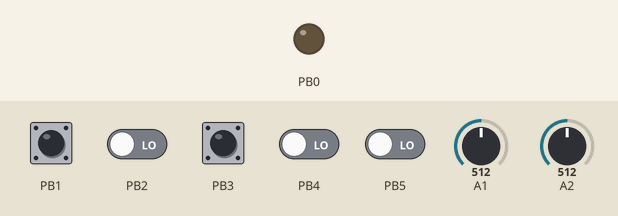
This sketch was run on a simulated ATtiny85, built with avr-gcc and run on an emulated ATtiny85. Shown: output pins drawn as LEDs (lit = HIGH). The test bench sets the inputs (shaded band); at power-on: PB1, PB3 HIGH, PB2, PB4, PB5 LOW, A2 = 512, A1 = 512.

Above: at 0.8 s.
0.9 s: A2 set to 0
At 1.97 s:
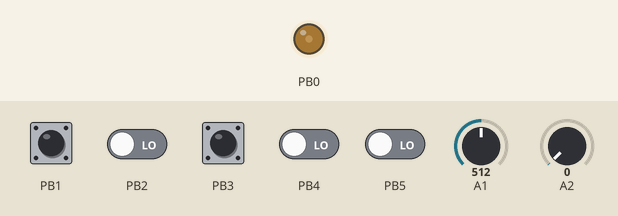
3.9 s: PB3 pulled LOW for 0.15 s
5.6 s: PB3 pulled LOW for 0.15 s
At 6.03 s:
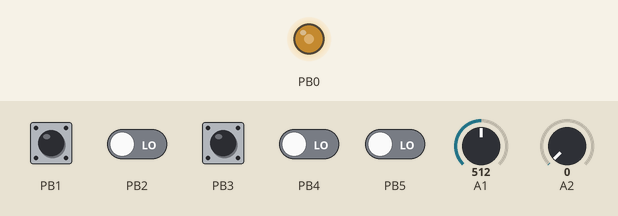
Timing chart, 0 to 6.8 s (numbered marks = the images above; inputs shaded):
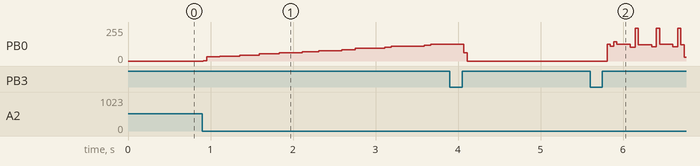

The sketch:

_8bitLoveTape2.ino
```cpp
#include <avr/io.h>
#include <util/delay.h>
#include <avr/interrupt.h>
#include <avr/pgmspace.h>

/*
 LOVE TAPE V2

         ##          ##
           ##      ##
         ##############
       ####  ######  ####
     ######################
     ##  ##############  ##
     ##  ##          ##  ##
           ####  ####


           // ATMEL ATTINY85 / ARDUINO

                          +-\/-+
      Reset A0 (D 5) PB5 1|    |8  Vcc
       btn1 A3 (D 3) PB3 2|    |7  PB2 (D 2) A1 Pot2
 Pot1  A2 pwm4 (D 4) PB4 3|    |6  PB1 (D 1) pwm1 btn2
                     GND 4|    |5  PB0 (D 0) pwm0 audio-out
                          +----+
*/


#define SONGS_COUNT 9

volatile unsigned long t; // long
volatile unsigned long u; // long
volatile uint8_t snd; // 0...255

volatile uint8_t pot1; // 0...255
volatile uint8_t pot2; // 0...255
volatile uint8_t pot3; // 0...255

volatile uint8_t songs = 0;

volatile uint8_t btn1_previous = 1;
volatile uint8_t btn2_previous = 1;

//ADMUX ADC

volatile uint8_t adc1 = _BV(ADLAR) | _BV(MUX0); //PB2-ADC1 pot1
volatile uint8_t adc2 = _BV(ADLAR) | _BV(MUX1); //PB4-ADC2 pot2
volatile uint8_t adc3 = _BV(ADLAR) | _BV(MUX0) | _BV(MUX1); //PB3-ADC3 pot3

#define ENTER_CRIT()    {byte volatile saved_sreg = SREG; cli()
#define LEAVE_CRIT()    SREG = saved_sreg;}

#define true 1
#define false 0

//button state
#define BUTTON_NORMAL 0
#define BUTTON_PRESS 1
#define BUTTON_RELEASE 2
#define BUTTON_HOLD 3

//button 1 timer
uint8_t button_timer_enabled = false;
unsigned int button_timer = 0;
unsigned int button_last_pressed = 0;


//loop mode on button 1 hold
uint8_t start_loop = false;
unsigned int loop_timer = 0;
unsigned int loop_max = 0;
unsigned int hold_timer = 0;


void adc_init()
{
    ADCSRA |= _BV(ADIE); //adc interrupt enable
    ADCSRA |= _BV(ADEN); //adc enable
    ADCSRA |= _BV(ADATE); //auto trigger
    ADCSRA |= _BV(ADPS0) | _BV(ADPS1) | _BV(ADPS2); //prescale 128
    ADMUX  = adc1;
    ADCSRB = 0;
}

void adc_start()
{
    ADCSRA |= _BV(ADSC); //start adc conversion
}

void timer_init()
{
    //PWM SOUND OUTPUT
    TCCR0A |= (1<<WGM00)|(1<<WGM01); //Fast pwm
    //TCCR0A |= (1<<WGM00) ; //Phase correct pwm
    TCCR0A |= (1<<COM0A1); //Clear OC0A/OC0B on Compare Match when up-counting.
    TCCR0B |= (1<<CS00);//no prescale //là on peux changer la fréquence!!! CS01 > CS02

    //TIMER1 SOUND GENERATOR @ 44100hz
    //babygnusb attiny85 clock frequency = 16.5 Mhz

    //TIMER SETUP
    TCCR1 |= _BV(CTC1); //clear timer on compare
    TIMSK |= _BV(OCIE1A); //activate compare interruppt
    TCNT1 = 0; //init count

    //TIMER FREQUENCY
    //TCCR1 |= _BV(CS10); // prescale 1
    //TCCR1 |= _BV(CS11); // prescale 2
    TCCR1 |= _BV(CS10)|_BV(CS12); // prescale 16
    //TCCR1 |= _BV(CS11)|_BV(CS12); // prescale 32
    //TCCR1 |= _BV(CS10)|_BV(CS11)|_BV(CS12); // prescale 64
    //TCCR1 |= _BV(CS13); // prescale 128
    //TCCR1 |= _BV(CS10) | _BV(CS13); // prescale 256

    //SAMPLE RATE
    OCR1C = 62; // (16500000/16)/8000 = 128
   // OCR1C = 45; // (16500000/16)/11025 = 93
    //OCR1C = 22; // (16500000/16)/22050 = 46
    //OCR1C = 23; // (16500000/16)/44100 = 23

    // babygnusb led pin
    DDRB |= (1<<PB0); //pin connected to led

}


void button_init()
{
    //button is pb1 and pb3
    DDRB &= ~(1<<PB1|1<<PB3); //set to input
    PORTB |= (1<<PB1|1<<PB3); //pin btn
}


int button_is_pressed(uint8_t button_pin, uint8_t button_bit)
{
    /* the button is pressed when BUTTON_BIT is clear */
    if (!bit_is_clear(button_pin, button_bit))
    {
        //_delay_ms(25);
        if (!bit_is_clear(button_pin, button_bit)) return 1;
    }

    return 0;
}

void disable_button_timer()
{
    button_timer_enabled = false;
    button_timer = 0;
}

void enable_button_timer()
{
    button_timer_enabled = true;
    button_timer = 0;
}

int main(void)
{
    timer_init();// initialize timer & Pwm
    adc_init(); //init adc
    button_init();
    sei(); //enable global interrupt
    adc_start(); //start adc conversion

    // run forever

    while(1)
    {
        /*
        uint8_t btn1_now = button_is_pressed(PINB, PB1);
        if ( btn1_previous != btn1_now && btn1_now == 1 ) {
            songs++;
            if (songs > 3) songs = 0;
            btn1_previous = btn1_now;
        }else{
            btn1_previous = btn1_now;
        }
        */
        switch (songs)
        {
            case 0:
            //snd = (t*(((t/10|0)^(t/10|0)-1280)%11)/2&127)+(t*(((t/640|0)^(t/640|0)-2)%13)/2&127);
            snd = (t*(5+(pot1/5))&t>>7)|(t*3&t>>(10-(pot2/5))); //balade
            //snd =  (t*(t>>(pot1*(15/255))|t>>8))>>(t>>16+pot2);
            break;

            case 1:
            snd = (t>>7|t|t>>6)*(pot1/2)+4*(t&t>>13|t>>(pot2/2)); //poumpoum
            break;

            case 2:
            snd = (t*9&t>>4|t*5&t>>(7+(pot1/2))|t*3&t/(1024-(pot2/2)))-1;// tatutidam
            break;

            case 3:
            snd = (t>>6|t|t>>(t>>(16-(pot1/2))))*10+((t>>11)&(7+(pot2/2))); //marche
            break;

            case 4:
            snd = t>>(pot1/5)|t&((t>>5)/(t>>7-(t>>(pot2/10)&-t>>7-(t>>15)))); //petit prout
            break;

            case 5:
            snd = t|t%pot1|t%pot2; //drone synth
            break;

            case 6:
            snd = t*((pot1>>12|t>>8)&pot2&t>>4); //tchou tchou tatata
            break;

            case 7:
            snd = t*(t>>(9+(pot1/2))|t>>13)&(pot2/2); //ring gling
            break;

            case 8:
            snd = t*(((t>>9)^((t>>9)-(1+(pot1/2)))^1)%(13+(pot2/2))); //andalou
            break;

            case 9:
            snd = t*((pot1>>12|t>>8)&pot2&t>>4); //tchou tchou tatata
            break;

        }

    }
    return 0;
}

ISR(TIMER1_COMPA_vect)
{

    uint8_t btn1_now = button_is_pressed(PINB, PB1);
    uint8_t btn2_now = button_is_pressed(PINB, PB3);

    uint8_t button1_state = 0;
    uint8_t button2_state = 0;

    //button state

    //  button 1
    if ( btn1_previous != btn1_now && btn1_now == 0 ) {
        button1_state  = BUTTON_PRESS;
    }else if( btn1_previous != btn1_now && btn1_now == 1  )
    {
        button1_state  = BUTTON_RELEASE;
    }else if (btn1_previous == btn1_now && btn1_now == 0)
    {
        button1_state  = BUTTON_HOLD;
    }else{
        button1_state  = BUTTON_NORMAL;
    }

    //  button 2

    if ( btn2_previous != btn2_now && btn2_now == 0 ) {
        button2_state  = BUTTON_PRESS;
    }else if( btn2_previous != btn2_now && btn2_now == 1  )
    {
        button2_state  = BUTTON_RELEASE;
    }else if (btn2_previous == btn2_now && btn2_now == 0)
    {
        button2_state  = BUTTON_HOLD;
    }else{
        button2_state  = BUTTON_NORMAL;
    }


    //end of button state


    //start button 1 action

    if (button1_state == BUTTON_PRESS)
    {
        start_loop = false;
        u = t;

        //double click
        if (button_timer_enabled == false)
        {
            enable_button_timer();
        }else{
            if (button_timer > 1000)
            {
                if (button_timer < 7350)
                {
                    if (songs < SONGS_COUNT)
                    {
                        songs++;
                    }else{
                        songs = 0;
                    }
                    disable_button_timer();
                }else{
                    disable_button_timer();
                }
            }

        }
    }


    if (button1_state == BUTTON_HOLD)
    {
       hold_timer++;
    }


    if (button1_state == BUTTON_RELEASE)
    {
        if (btn1_previous == 0)
        {
            loop_max = (t-u);
            if (hold_timer > 2756)
            {
                start_loop = true;
            }
            hold_timer = 0;
        }
    }

    if (start_loop)
    {
        loop_timer++;
        if (loop_timer > loop_max)
        {
            loop_timer = 0;
            t = u;
        }
    }

    //end button 1 action


    //start button 2 action

    if (button2_state == BUTTON_RELEASE)
    {
        if (songs > 0)
        {
            songs--;
        }else{
            songs = SONGS_COUNT;
        }

    }

    //end button 2 action


    //sound generator pwm out
    OCR0A = snd;
    t++;

    //button logic
    btn1_previous = btn1_now;
    btn2_previous = btn2_now;

    //debouncing button 1
    if (button_timer_enabled)
    {
        button_timer++;
        if (button_timer > 11025)
        {
            disable_button_timer();
        }
    }
}


ISR(ADC_vect)
{
    //http://joehalpin.wordpress.com/2011/06/19/multi-channel-adc-with-an-attiny85/

    static uint8_t firstTime = 1;
    static uint8_t val;

    val = ADCH;

    if (firstTime == 1)
        firstTime = 0;
    else if (ADMUX  == adc1) {
        pot1 = val;
        ADMUX = adc2;
    }
    else if ( ADMUX == adc2) {
        pot2  = val;
        ADMUX = adc1;
    }

}
```
